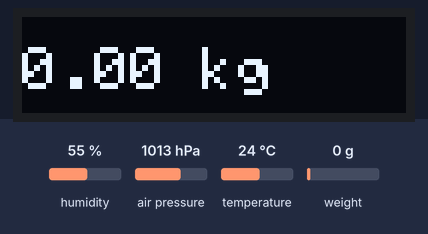
Bench run of a sketch on a simulated Arduino Uno, built with avr-gcc and run on an emulated ATmega328P. Shown: 128×32 one-colour display. The inputs (shaded band) are chosen by the test bench; at power-on: air pressure 1013 hPa, humidity 55 %, weight on the scale 0 g, temperature 24 °C. What the sketch prints to the serial monitor is not drawn.

Above: at 2.8 s.
2.9 s: air pressure set to 952 hPa
At 13.3 s:
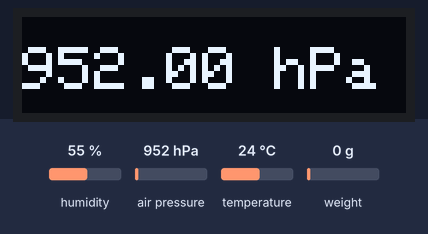
13.9 s: humidity set to 22 %
At 23.5 s:
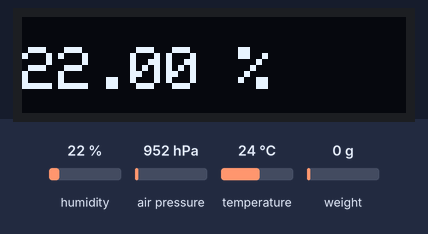
24.2 s: weight on the scale set to 100 g
At 29.1 s:
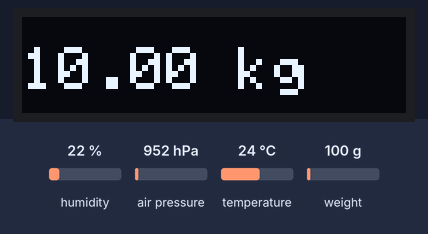
29.4 s: temperature set to 12 °C
At 39.5 s:
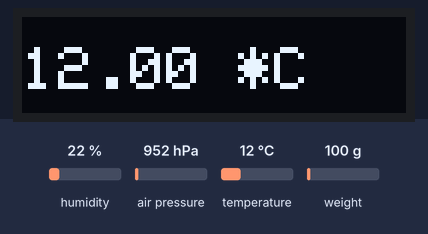
43.4 s: humidity set to 40 %
At 54.3 s:
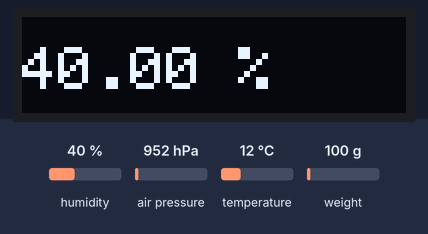
55.1 s: weight on the scale set to 1250 g
At 60.0 s:
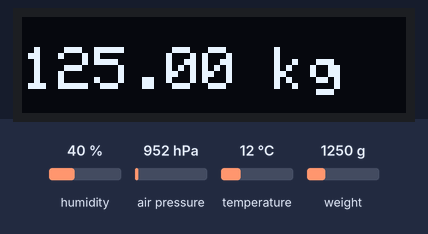
Timing chart, 0 to 61.3 s (numbered marks = the images above; inputs shaded):
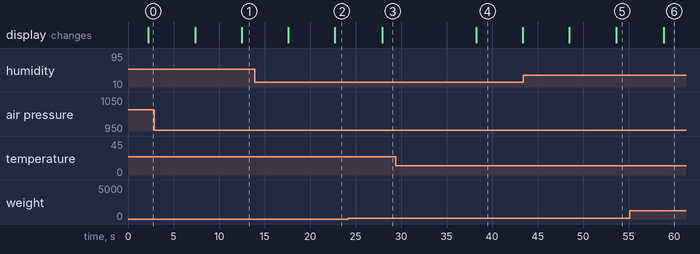

Measured:
- after the input at 24.2 s, the display: changes after 3.7 s (image 3)
- after the input at 55.1 s, the display: changes after 3.7 s (image 6)
- what the display in image 4 shows lasts 5.1 s, from 38.3 s to 43.4 s

The sketch:

main.ino
```cpp
// Bakalářská práce 2021. Vojtěch Vávra, VŠB-TUO FEI
#include "HX711.h"

// HX711 circuit wiring
const int LOADCELL_DOUT_PIN = 4;
const int LOADCELL_SCK_PIN = 5;

HX711 scale;
//--- OLED SSD1306 --------------------------------------
// https://thesolaruniverse.wordpress.com/2019/10/28/how-to-wire-and-run-a-128x32-oled-display-with-ssd1306-driver-with-an-arduino/
// https://eecs.blog/arduino-i2c-oled-screen-tutorial-using-u8glib/
// OLED displej přes I2C 128x32 znaků
// řadič SSD1306
#include <Adafruit_SSD1306.h>
#include <Adafruit_GFX.h>
//#include <fonts/FreeSerifBoldItalic9pt7b.h>
//#include <U8g2_for_Adafruit_GFX.h>

#define OLED_RESET -1
Adafruit_SSD1306 display(OLED_RESET);
//U8G2_FOR_ADAFRUIT_GFX u8g2_for_adafruit_gfx;

// --- BME280 - teplota, vlhkost, tlak
#include <Wire.h>
#include <Adafruit_Sensor.h>
#include <Adafruit_BME280.h>

#define SEALEVELPRESSURE_HPA (1013.25)

Adafruit_BME280 bme;
// --------

// proměnná pro uchování času poslední obnovy displeje
long int prepis = 0;

void setup() {
  Serial.begin(38400);
  //--- OLED ---------
  if(!display.begin(SSD1306_SWITCHCAPVCC, 0x3C)) { // Address 0x3D for 128x64
      Serial.println(F("OLED SSD1306 allocation failed"));
      for(;;);
}
  //display.begin(SSD1306_SWITCHCAPVCC, 0x3C);
  //display.begin(SSD1306_SWITCHCAPVCC);
  //u8g2_for_adafruit_gfx.begin(display);                 // connect u8g2 procedures to Adafruit GFX
  //display.setFont(&FreeSerifBoldItalic9pt7b);
  /////

  //Serial.println("Initializing the scale");
  // Initialize library with data output pin, clock input pin and gain factor.
  // Channel selection is made by passing the appropriate gain:
  // - With a gain factor of 64 or 128, channel A is selected
  // - With a gain factor of 32, channel B is selected
  // By omitting the gain factor parameter, the library
  // default "128" (Channel A) is used here.
  scale.begin(LOADCELL_DOUT_PIN, LOADCELL_SCK_PIN);

  //Serial.println("Before setting up the scale:");

  scale.set_scale(2280.0f);   //2280.0f                   // this value is obtained by calibrating the scale with known weights; see the README for details
  scale.tare();				        // reset the scale to 0

  //Serial.println("After setting up the scale:");

   /*Serial.print("read: \t\t");
  Serial.println(scale.read());                 // print a raw reading from the ADC

  Serial.print("read average: \t\t");
  Serial.println(scale.read_average(20));       // print the average of 20 readings from the ADC

  Serial.print("get value: \t\t");
  Serial.println(scale.get_value(5));		// print the average of 5 readings from the ADC minus the tare weight, set with tare()

  Serial.print("get units: \t\t");
  Serial.println(scale.get_units(5), 1);        // print the average of 5 readings from the ADC minus tare weight, divided
						// by the SCALE parameter set with set_scale
  */
  //Serial.println("Readings:");

  //Set font
  // nastavení písma, další písma zde:
  // https://github.com/olikraus/u8glib/wiki/fontsize
  //oled.setFont(u8g_font_unifont); // font: u8g_font_fub14 // dobre fonty

  // BME280
  if (!bme.begin(0x76)) {
    Serial.println("Error BME280 sensor!");
    //Serial.println("Could not find a valid BME280 sensor, check wiring!");
    while (1);
  }
}

void loop() {
  // weight/scale section
  Serial.print("reading:\t");
  Serial.print(scale.get_units() / 10, 3);
  Serial.print("\t| average:\t");
  Serial.println(scale.get_units(10) / 10, 3);

  //oledDrawText();
  if(prepis == 5){
    prepis = 0;
    oledDrawText();
  } else{
    oledDrawText();
    prepis++;
  }

  scale.power_down();              // put the ADC in sleep mode


  // ---- BME280 ---
  /*Serial.print("Temperature = ");
  Serial.print(bme.readTemperature());
  Serial.println("*C");

  Serial.print("Pressure = ");
  Serial.print(bme.readPressure() / 100.0F);
  Serial.println("hPa");

  Serial.print("Approx. Altitude = ");
  Serial.print(bme.readAltitude(SEALEVELPRESSURE_HPA));
  Serial.println("m");

  Serial.print("Humidity = ");
  Serial.print(bme.readHumidity());
  Serial.println("%");

  Serial.println();*/
  //delay(1000);
  // ---------------

  //Delay before repeating the loop.
  delay(4000);  // 5000
  scale.power_up();

   // nastavení písma, další písma zde:
  // https://github.com/olikraus/u8glib/wiki/fontsize
  //mujOled.setFont(u8g_font_fub14);
  // nastavení výpisu od souřadnic x=0, y=25; y záleží na velikosti písma
  //mujOled.setPrintPos(0, 25);

  // výpis uložené části zprávy na OLED displej
  //mujOled.print(zprava);
   // vytvoření proměnné s celou zprávou, která se bude vypisovat
  //String zprava = " Navody.dratek.cz";
  //String zprava = String(scale.get_units() / 10);
  //zprava += ", cas od spusteni ";
  //zprava += millis()/1000;
  //zprava += " kg";
  // porovnání uloženého a aktuálního času
  // při rozdílu větším než 100 ms se provede
  // přepis displeje, zde je to rychlost posunu zprávy
  //if (millis()-prepis > 100) {
    // uložení posledního času obnovení
    //prepis = millis();
  //}
}

// funkce vykresliText pro výpis textu na OLED od zadané pozice
void vykresliText(String text) {
  // nastavení písma, další písma zde:
  // https://github.com/olikraus/u8glib/wiki/fontsize

  // nastavení výpisu od souřadnic x=0, y=25; y záleží na velikosti písma
  //oled.setPrintPos(0, 25);
  // uložení části zprávy - od znaku posun uložíme 15 znaků
  // např. na začátku uložíme znaky 0 až 15
  //String vypis;
  //vypis = text.substring(posun, posun+15);
  // výpis uložené části zprávy na OLED displej
  //oled.print(text);
}

void oledDrawText(void)
{
    String zprava = "";
    if(prepis == 0){
      zprava = String(scale.get_units() / 10);
      zprava += " kg";
    } else if(prepis == 1) {
      zprava = String(bme.readTemperature());
      zprava += " *C";
    } else if(prepis == 2) {
      zprava = String(bme.readPressure() / 100.0F);
      zprava += String(" hPa");
    } else if(prepis == 3) {
      zprava = String(bme.readAltitude(SEALEVELPRESSURE_HPA));
      zprava += " m";
    } else if(prepis == 4) {
      zprava = String(bme.readHumidity());
      zprava += " %";
    }
    //Serial.print("in function oledDrawText()\n");

    display.clearDisplay();  // clear the graphcis buffer
    display.setCursor(0, 10);
    display.setTextColor (WHITE);
    display.setTextSize (2); // smallest font
    display.print(zprava);
    //display.print(zprava);

    Serial.print(zprava + "\n");

    //u8g2_for_adafruit_gfx.setFontMode(1);                 // use u8g2 transparent mode (this is default)
    //u8g2_for_adafruit_gfx.setFontDirection(0);            // left to right (this is default)
    //u8g2_for_adafruit_gfx.setForegroundColor(WHITE);      // apply Adafruit GFX color
    // nastavení písma, další písma zde:
    // https://github.com/olikraus/u8glib/wiki/fontsize
    //u8g2_for_adafruit_gfx.setFont(u8g2_font_helvR14_tf);  // select u8g2 font from here: https://github.com/olikraus/u8g2/wiki/fntlistall
    //u8g2_for_adafruit_gfx.setCursor(0,20);                // start writing at this position
    //u8g2_for_adafruit_gfx.print(zprava);               // UTF-8 string with german umlaut chars
    display.display();
}
```
